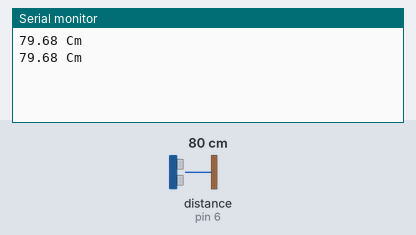
A sketch run on a simulated Arduino Uno, built with avr-gcc and run on an emulated ATmega328P. On the bench: the last lines printed to the serial monitor. Wiring (inferred from the names in the program): ultrasonic range finder: trigger pin 7; echo pin 6. The test bench sets the inputs (shaded band); at power-on: distance to the obstacle (sensor on pin 6) 80 cm. The echo pulse lasts 58.3 µs per cm.

Above: at 1.8 s.
1.9 s: distance to the obstacle (sensor on pin 6) set to 2 cm
At 2.8 s:
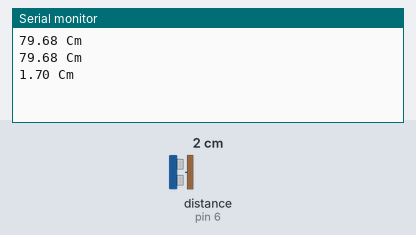
3.4 s: distance to the obstacle (sensor on pin 6) set to 4 cm
At 4.8 s:
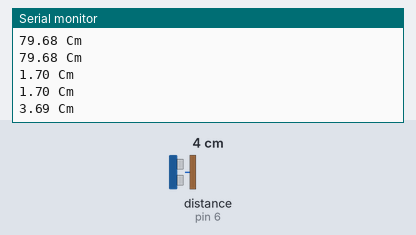
Timing chart, 0 to 6.4 s (numbered marks = the images above; inputs shaded):
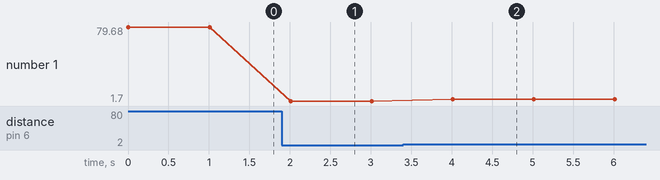

The sketch:

1121_Ultrasound.ino
```cpp
#define TRIG 7
#define ECHO 6

void setup(){
Serial.begin(9600);
pinMode (TRIG, OUTPUT);
pinMode (ECHO, INPUT);
}

void loop(){
float duration = 0; // 초음파가 갔다가 돌아오는 시간을 저장
float distance = 0; // 센서-물체 사이 거리를 저장
digitalWrite(TRIG, LOW); // TRIG HIGH,LOW 상태초기화
delayMicroseconds(2); // 초기화 이후 적당한 딜레이를 줘서 안정화
digitalWrite(TRIG, HIGH);
delayMicroseconds(10); // 10 마이크로초동안 HIGH 신호 -> 초음파 생성
digitalWrite(TRIG, LOW);
duration = pulseIn(ECHO, HIGH); // ECHO가 HIGH->LOW 되는 시간 저장
distance = duration * 343 / 20000 ;
Serial.print(distance);
Serial.println(" Cm");
delay(1000);
}
```

Measured:
- after the input at 1.9 s, the serial monitor: prints a new line after 0.11 s (image 1)
- after the input at 3.4 s, the serial monitor: prints a new line after 0.61 s (image 2)
- plotted number 1: 79.68 → 1.7 after the input at 1.9 s, 1.7 → 3.69 after the input at 3.4 s
